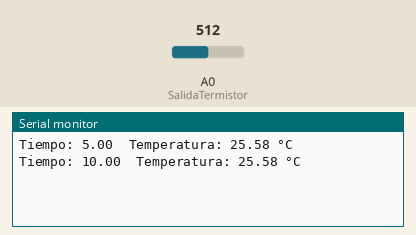
Bench run of a sketch on a simulated Arduino Uno, built with avr-gcc and run on an emulated ATmega328P. Parts: the last lines printed to the serial monitor. The test bench sets the inputs (shaded band); at power-on: A0 (SalidaTermistor) = 512.

Above: at 10.8 s.
10.9 s: A0 (SalidaTermistor) set to 716
At 20.6 s:
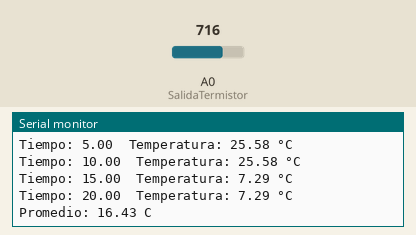
21.5 s: A0 (SalidaTermistor) set to 900
At 25.7 s:
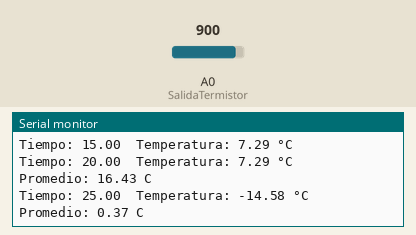

Measured:
- after the input at 10.9 s, the serial monitor: prints a new line after 4.1 s (image 1)
- after the input at 21.5 s, the serial monitor: prints a new line after 3.5 s (image 2)

The sketch:

sketch_nov29a.ino
```cpp
#include <math.h>

int i = 0; //Iteraciones
unsigned long TiempoA = 0;  //Tiempo inicial
unsigned long TiempoB; //Tiempo final
const unsigned long PM = 5000; //Periodo de medición
int SalidaTermistor = A0; //Entrada digital
int AR;
double R1 = 9730; //Resistencia conocida
double RT, T, Promedio;
double a = 0.001129148, b = 0.000234125, c =  0.0000000876741; //Constantes de la ecuación de Steinhart-Hart


void setup()
{
  Serial.begin(9600);
  TiempoA = millis();
}

void loop()
{
  TiempoB = millis();
  if (TiempoB - TiempoA >= PM)
  {
    i++;
    AR = analogRead(SalidaTermistor);
    RT = R1 * (double)AR/(double)(1023-AR); //Resistencia del termistor a partir de la resistencia conocida y la salida analógica.
    T = 1.0 / (a + b*log(RT) + c*pow(log(RT), 3)); //Ecuación de Steinhart-Hart
    T = T - 273.15; //Kelvin a Celsius
    Promedio += T; //Registra la suma de todas las temperaturas medidas
    TiempoA = TiempoB; //
    if (millis() >= 20000)  //Selecciona el número de medidas a partir del cual calcular el promedio
    {
      Promedio = Promedio/(double)i;
      Serial.print("Tiempo: ");
      Serial.print(millis()/1000.0);
      Serial.print("\t");
      Serial.print("Temperatura: ");
      Serial.print(T);
      Serial.println(" °C\t");
      Serial.print("Promedio: ");
      Serial.print(Promedio);
      Serial.println(" C\n");
    }
    else
    {
      Serial.print("Tiempo: ");
      Serial.print(millis()/1000.0);
      Serial.print("\t");
      Serial.print("Temperatura: ");
      Serial.print(T);
      Serial.println(" °C\n");
     }
  }
}
```
